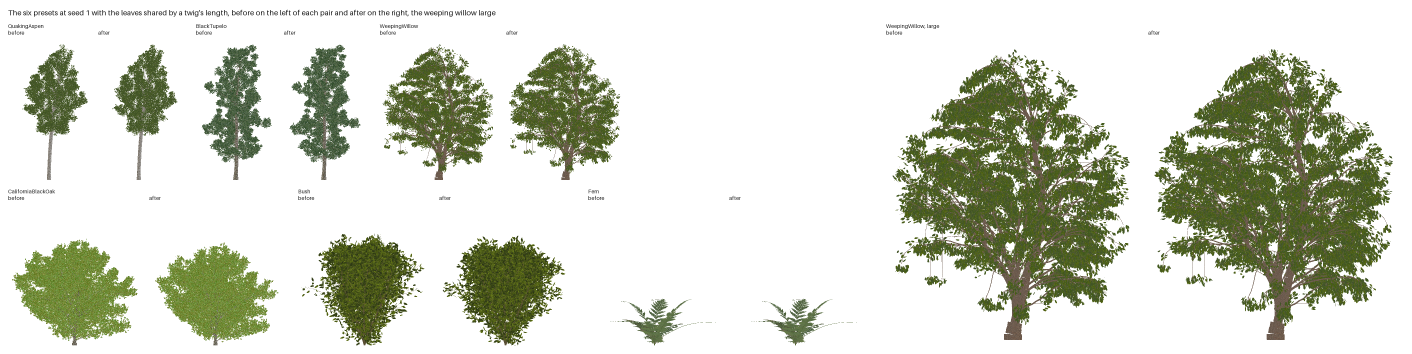
#> input picture .github/assets/readings/2026-11-18-item-10-leaf-spread.webp, 4234 x 1060 px (shown at 1/3 size)
$ python -i textures.py   (imports and definitions only)
#> lines starting #> are read from the running program, lines starting #| are printed output that depends on the picture
#!/usr/bin/env python3
"""Builds the vegetation's texture collection in Vegetation/Textures from the sources the manifest
beside it, textures.json, names, by the recipe it gives each entry.

    build/textures.py                     # import every entry whose sources are here
    build/textures.py NAME ...            # import the entries named
    build/textures.py --out DIR NAME ...  # write the entries under DIR, the collection left alone
    build/textures.py --sources DIR ...   # read the sources under DIR rather than .vegetation/
    build/textures.py --sample DIR        # write an entry of no source under DIR, for the tests

An entry is three KTX2 files with their mipmaps, each level's blocks as they are with no
supercompression, which a KTX2 reader uploads in place:

    albedo.ktx2   BC7, sRGB     the color in RGB and the opacity in A
    normal.ktx2   BC5           the tangent-space normal's X and Y, read as a two-channel normal map
    surface.ktx2  BC7, linear   occlusion in R, roughness in G, metallic in B and translucency in A,
                                as glTF's occlusion and metallic-roughness textures place the first
                                three, so one file is bound as the occlusion, the metallic-roughness
                                and the diffuse transmission texture
    depth.ktx2    BC4           a bark's depth for parallax occlusion, white the deepest, a depth
                                below the surface rather than a height, half a byte a texel

A bark's depth is its source's height turned over where the recipe names one, its grays stretched to
black and white, and otherwise the height its normal map's slopes add up to, integrated over the
whole picture at once through its Fourier transform, which a bark's tiling suits, scaled so its
lowest and highest hundredths are black and white, and softened by a texel, as a steep step in a
depth map shows as a jagged edge.

A desktop GPU samples BC7 and BC5 as they are, a byte a texel. The normal and the surface are half
the albedo's size, which a bark or a leaf does not show and which keeps a species under 3 MB. The
encoding is the one function encode() below, so another format, Basis Universal's among them, is a
second branch of it.

The encoders are written here, BC7's mode 6 with each block's endpoints along its principal axis and
fitted again by least squares, and BC4 twice for BC5, so the import needs Python 3.14 and Pillow
and nothing else. Each level is made from the one above by
a box filter, and the color under a cut-out leaf's transparent texels is the color of the leaf
nearest, so no dark rim shows as it shrinks. A leaf atlas's color and its surface's four channels
are each level's means weighted by how much of each texel the leaves cover, and the surface's texels
outside the leaves take the nearest leaf's as the color's do, since averaged with the transparent
texels round it a leaf two texels across took their light color and their translucency of none, a
silver birch's leaves half as bright again and letting through half what they do where a card's
distance had it sampled at eight texels across. A leaf atlas's opacity is scaled at each level so
the share of each leaf's box past one half, read between the level's texels as a card samples it,
stays the top level's on average, so a leaf holds in the distance until its box is about a texel
across. Keeping the share of the whole atlas's texels instead loses the leaves a level sooner, where
a box two texels across is averaged with the transparent texels round it.

A grass entry is a card of blades whose roots stand along its bottom edge, cut out as a leaf atlas
is, its levels keeping the share of the whole card past one half, since its blades are one cluster
rather than leaves apart.

A source is the folder the manifest names under .vegetation/, which the repository leaves out, or
under the folder --sources names, as the sources are kept on the machine that imports them. An entry
is imported into its folder in the collection, which the library embeds in its assembly, and one the
manifest marks waiting into waiting/, which the repository and the build leave out, so it is read
where it was imported and never carried, and is named in a textures.json there that
TreeTextures.Add reads, as --out's and --sample's folders are. Each import into the collection
writes the files' sizes, the encoders' error, the mean color and surface of the opaque texels and a
leaf set's boxes back into the manifest. The same sources and recipe make the same bytes, which the
tests of an engine that takes the module hold where Python 3.14 and Pillow are found.
"""

import argparse
import json
import math
import os
import struct
import sys

from PIL import Image, ImageChops, ImageEnhance, ImageFilter, ImageMath

ROOT = os.path.dirname(os.path.dirname(os.path.abspath(__file__)))
COLLECTION = os.path.join(ROOT, "Vegetation", "Textures")
MANIFEST = os.path.join(COLLECTION, "textures.json")
SOURCES = os.path.join(ROOT, ".vegetation")

# Vulkan's numbers for the formats, which a KTX2 file names its texels by.
BC4_UNORM = 139
BC5_UNORM = 141
BC7_UNORM = 145
BC7_SRGB = 146

# The Khronos data format descriptor's color models and transfer functions for them.
MODEL_BC4 = 131
MODEL_BC5 = 132
MODEL_BC7 = 134
TRANSFER_LINEAR = 1
TRANSFER_SRGB = 2

# BC7's interpolation weights for four-bit indices, in sixty-fourths, and the nearest index for each
# sixty-fourth, so a texel's place between the endpoints is turned into its index by a lookup.
WEIGHTS = (0, 4, 9, 13, 17, 21, 26, 30, 34, 38, 43, 47, 51, 55, 60, 64)
NEAREST = [min(range(16), key=lambda i: abs(WEIGHTS[i] - t)) for t in range(65)]


# [71 lines left out: functions main, list_entry, not called in this run]


def ships(entry):
    """Whether an entry is carried, which every one is that the manifest does not mark waiting."""
    return not entry.get("waiting")


# The recipe.

# [188 lines left out: functions read_entry, stretched, height_of, fourier, transform, read_map and 2 more, not called in this run]


def resized(image, size, method):
    """
    An image resized a channel at a time, since Pillow resizes RGBA through premultiplied alpha,
    which turns a transparent texel's color black and the surface's channels, whose alpha is the
    translucency, to nothing where it is.
    """
    return Image.merge(image.mode, [band.resize(size, method) for band in image.split()])


def placed(place, size):
    x, y, w, h = place
    return (round(x * size[0]), round(y * size[1]), round((x + w) * size[0]), round((y + h) * size[1]))


# [7 lines left out: function fitted, not called in this run]


def size_of(box):
    return (box[2] - box[0], box[3] - box[1])


# [127 lines left out: functions sample_maps, mean_color, mean_surface, leaf_boxes, card_box, write_entry, not called in this run]


def mip_chain(image, boxes=None, cover=None, whole=False):
    """
    The image and each level under it, half the size of the one above, down to a texel, a leaf
    atlas's opacity scaled at each level to keep the share of its leaves' boxes past one half.
    Where cover gives how much of each texel the leaves cover, a leaf atlas's opacity at the image's
    size, the color, or every channel where whole says so, as the surface's, is each level's mean
    weighted by it (covered()), and the texels it leaves bare are bled from it.
    """
    if image.mode == "RGBA":
        image = bleed(image, cover, whole)
    levels = [image]
    rects = [placed(box, image.size) for box in boxes] if boxes else None
    share = sampled_share(image.getchannel("A"), rects, image.size) if rects else None
    while levels[-1].size != (1, 1):
        above = levels[-1]
        size = (max(above.width // 2, 1), max(above.height // 2, 1))
        level = resized(above, size, Image.Resampling.BOX)
        if cover is not None:
            level = covered(above, cover, size, level, 4 if whole else 3)
            cover = cover.resize(size, Image.Resampling.BOX)
        if share is not None:
            alpha = level.getchannel("A")
            scale = sampled_scale(alpha, rects, image.size, share)
            level.putalpha(alpha.point(lambda value: min(255, round(value * scale))))
        levels.append(level)
    return levels


# [199 lines left out: functions covered, bleed, sampled_share, sampled_scale, encode, texel_blocks and 3 more, not called in this run]


def expand(endpoint):
    values, bit = endpoint
    return [value << 1 | bit for value in values]


# [81 lines left out: functions bc7_indices, bc7_error, least_squares, bc5, bc4, psnr_bc4 and 1 more, not called in this run]


def bc4_palette(block):
    high, low = block[0], block[1]
    return [high, low] + [((8 - i) * high + (i - 1) * low + 3) // 7 for i in range(2, 8)]


def psnr(errors, count):
    return 99.0 if errors == 0 else 10 * math.log10(255 * 255 * count / errors)


# [109 lines left out: functions psnr_bc7, psnr_bc5, ktx2, data_format, not called in this run]


# [2 lines not run here, left out]

>>> from PIL import Image
>>> picture = Image.open('../.github/assets/readings/2026-11-18-item-10-leaf-spread.webp')
#> picture is the input picture: PIL image 4234x1060 RGB; mean R, G, B 210.7, 214.5, 200.9
>>> result = mip_chain(picture)
#> the loop in mip_chain, `while levels[-1].size != (1, 1):` made 12 passes
#> pass 1, in mip_chain, `level = resized(above, size, Image.Resampling.BOX)`:
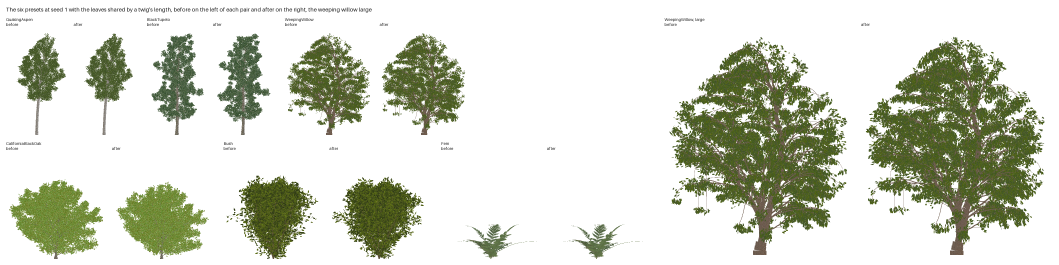
#> level: PIL image 2117x530 RGB (shown at 1/2 size); mean R, G, B 210.9, 214.7, 201.1
#> pass 2, in mip_chain, `level = resized(above, size, Image.Resampling.BOX)`:
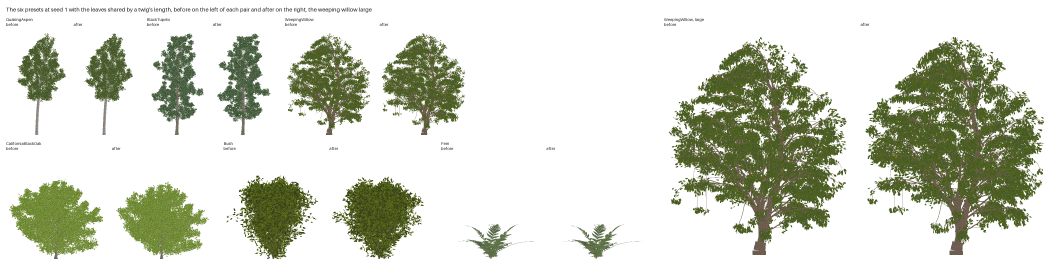
#> level: PIL image 1058x265 RGB; mean R, G, B 211, 214.8, 201.2
#> pass 3, in mip_chain, `level = resized(above, size, Image.Resampling.BOX)`:
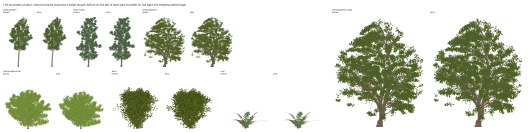
#> level: PIL image 529x132 RGB; mean R, G, B 211.2, 215, 201.4
#> after the loop in mip_chain, `while levels[-1].size != (1, 1):`: levels = 13 items
#> result = 13 items

$ run again, on .github/assets/readings/2026-11-18-item-9-aspen-exact.webp
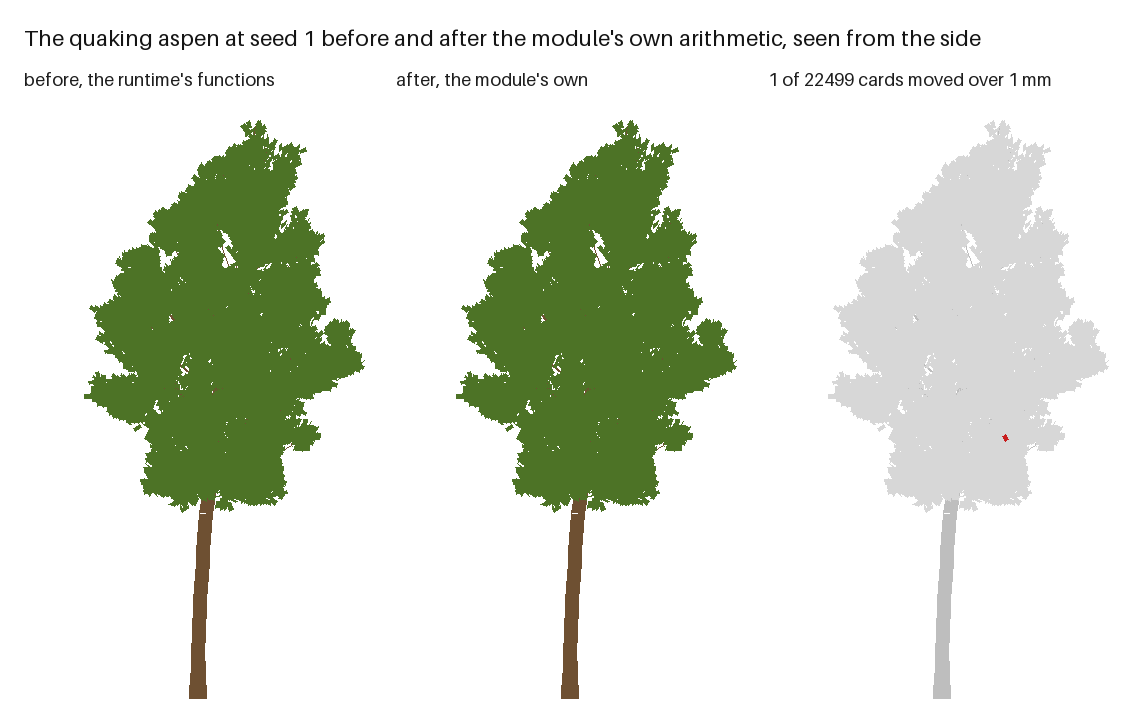
#> input picture .github/assets/readings/2026-11-18-item-9-aspen-exact.webp, 1140 x 722 px
#> picture is the input picture: PIL image 1140x722 RGB; mean R, G, B 221.7, 227.3, 215.3
#> the loop in mip_chain, `while levels[-1].size != (1, 1):` made 10 passes
#> pass 1, in mip_chain, `level = resized(above, size, Image.Resampling.BOX)`:
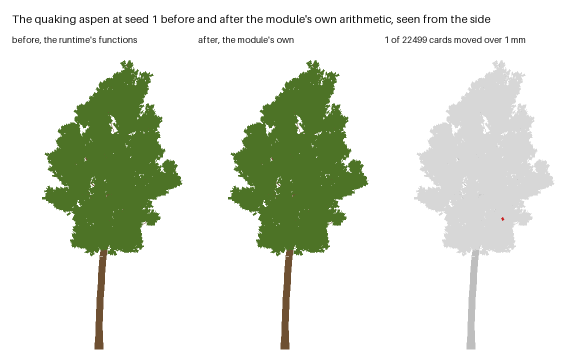
#> level: PIL image 570x361 RGB; mean R, G, B 221.7, 227.3, 215.3
#> pass 3, in mip_chain, `level = resized(above, size, Image.Resampling.BOX)`:
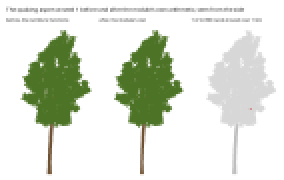
#> level: PIL image 142x90 RGB (shown 2 times larger); mean R, G, B 222.2, 227.7, 215.9
#> after the loop in mip_chain, `while levels[-1].size != (1, 1):`: levels = 11 items

$ run again, on .github/assets/readings/2026-11-18-item-9-leaf-outlines.webp
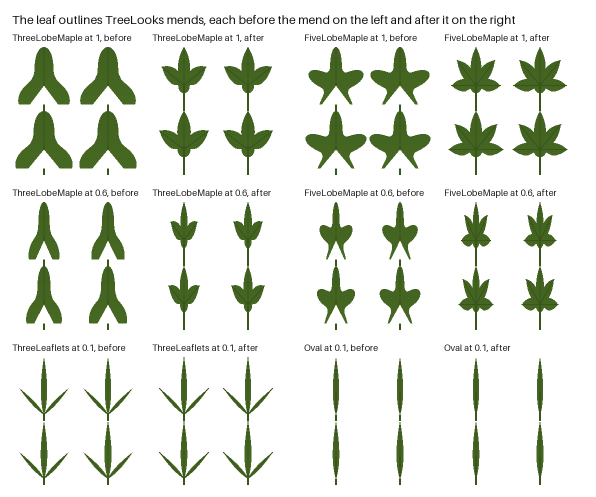
#> input picture .github/assets/readings/2026-11-18-item-9-leaf-outlines.webp, 1192 x 994 px (shown at 1/2 size)
#> picture is the input picture: PIL image 1192x994 RGB; mean R, G, B 227.5, 231.8, 223.1
#> the loop in mip_chain, `while levels[-1].size != (1, 1):` made 10 passes
#> pass 1, in mip_chain, `level = resized(above, size, Image.Resampling.BOX)`:
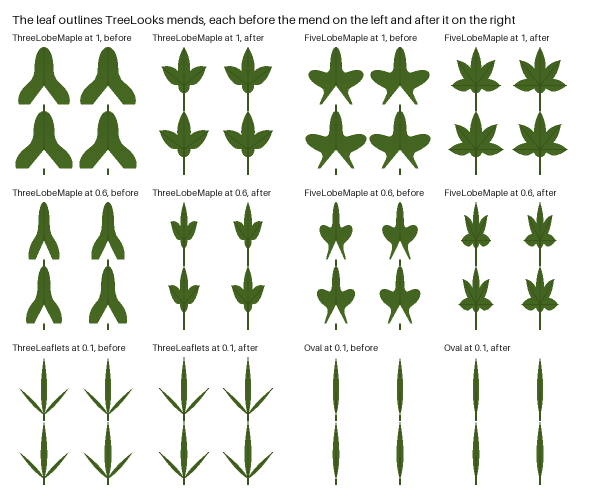
#> level: PIL image 596x497 RGB; mean R, G, B 227.6, 231.9, 223.2
#> pass 3, in mip_chain, `level = resized(above, size, Image.Resampling.BOX)`:
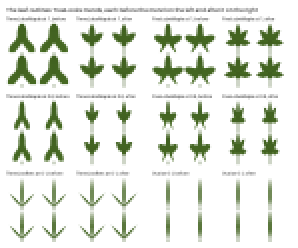
#> level: PIL image 149x124 RGB (shown 2 times larger); mean R, G, B 227.7, 232, 223.3
#> after the loop in mip_chain, `while levels[-1].size != (1, 1):`: levels = 11 items

$ run again, on .github/assets/readings/2026-11-18-item-9-looks.webp
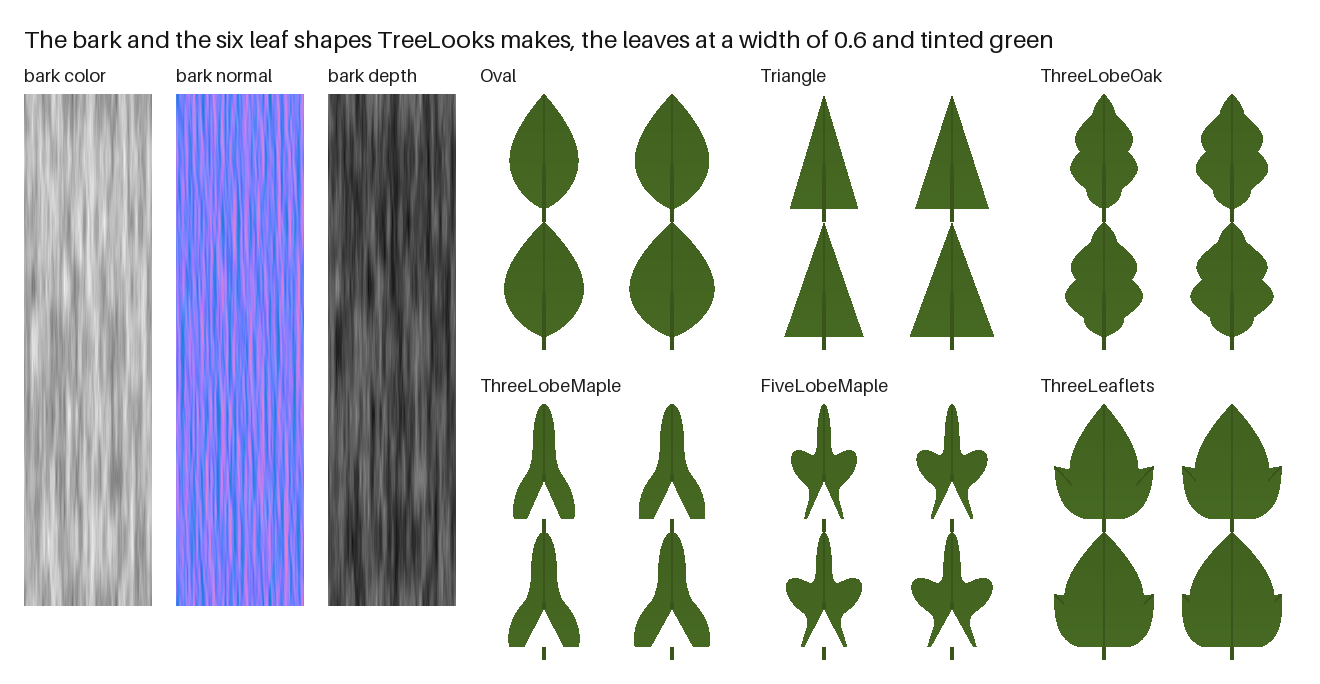
#> input picture .github/assets/readings/2026-11-18-item-9-looks.webp, 1320 x 684 px
#> picture is the input picture: PIL image 1320x684 RGB; mean R, G, B 199.4, 204, 203.4
#> the loop in mip_chain, `while levels[-1].size != (1, 1):` made 10 passes
#> pass 1, in mip_chain, `level = resized(above, size, Image.Resampling.BOX)`:
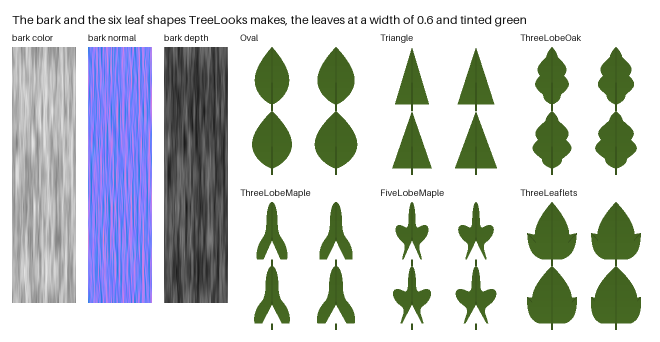
#> level: PIL image 660x342 RGB; mean R, G, B 199.5, 204.1, 203.6
#> pass 3, in mip_chain, `level = resized(above, size, Image.Resampling.BOX)`:
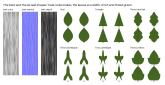
#> level: PIL image 165x85 RGB; mean R, G, B 199.8, 204.4, 203.8
#> after the loop in mip_chain, `while levels[-1].size != (1, 1):`: levels = 11 items
